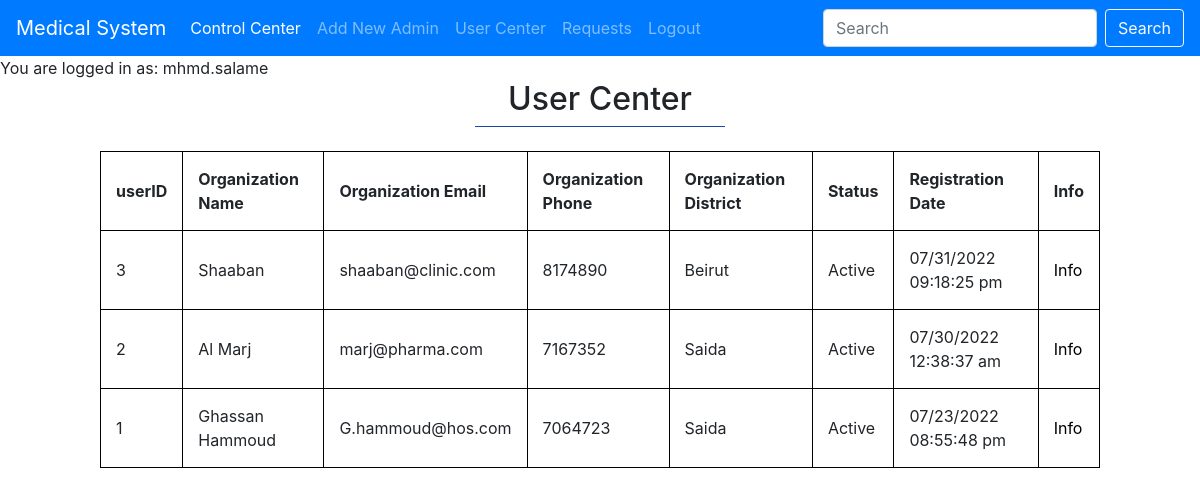
/usercenter.php (signed in), run on the app's committed database.
### tables this page shows
CREATE TABLE `userinfo` (
  `userID` int(11) NOT NULL,
  `username` varchar(60) NOT NULL,
  `name` varchar(25) NOT NULL,
  `email` varchar(30) NOT NULL,
  `phonenumber` int(11) NOT NULL,
  `ownername` varchar(30) NOT NULL,
  `owneremail` varchar(30) NOT NULL,
  `ownerphone` int(11) NOT NULL,
  `address` varchar(200) NOT NULL,
  `district` varchar(20) NOT NULL,
  `type` varchar(15) NOT NULL,
  `certificateimgName` varchar(30) NOT NULL,
  `status` varchar(15) NOT NULL,
  `registration_date` varchar(50) NOT NULL,
  `password` varchar(30) NOT NULL
);

### usercenter.php (the view, shortened to what this page needs)
<?php include 'incs/adnav.php'; ?>
<?php include 'incs/adsession.php'; ?>
<!DOCTYPE html>
<html lang="en">
<head>
    <link rel="stylesheet" href="css/viewissue.css">
</head>
<body>
<br>
    <center>
        <div class="bordb">
            <h2>User Center</h2>
        </div>
    </center>
    <br>
    <center>
    <table>
        <tr>
            <th>userID</th>
            <th>Organization Name</th>
            <th>Organization Email</th>
            <th>Organization Phone</th>
            <th>Organization District</th>
            <th>Status</th>
            <th>Registration Date</th>
            <th>Info</th>
        </tr>
    <?php
        include 'incs/connection.php';
        $sql = "SELECT * FROM userinfo WHERE status='active' or status='disabled' ORDER BY userID DESC";
        if($result = mysqli_query($con,$sql)){
            while($row = mysqli_fetch_assoc($result)){
                echo    "<tr>
                            <td>".$row['userID']."</td>
                            <td>".$row['name']."</td>
                            <td>".$row['email']."</td>
                            <td>".$row['phonenumber']."</td>
                            <td>".$row['district']."</td>
                            <td>".$row['status']."</td>
                            <td>".$row['registration_date']."</td>
                            <td><a href=userdetails.php?id=".$row['userID'].">Info</a></td>
                         </tr>";
            }
        }
    ?>
    </table>
    </center>
</body>
</html>

### incs/adnav.php (shortened to what this page needs)
<!DOCTYPE html>
<html lang="en">
<head>
    <link rel="stylesheet" href="https://maxcdn.bootstrapcdn.com/bootstrap/4.5.2/css/bootstrap.min.css">
</head>
<body>
<nav class="navbar navbar-expand-lg navbar-dark bg-primary sticky-top">
  <a class="navbar-brand" href="adcontrolcenter.php">Medical System</a>
  <div class="collapse navbar-collapse" id="navbarSupportedContent">
    <ul class="navbar-nav mr-auto">
    <li class="nav-item active">
        <a class="nav-link" href="adcontrolcenter.php">Control Center<span class="sr-only">(current)</span></a>
      </li>
      <li class="nav-item">
        <a class="nav-link" href="addnewadmin.php">Add New Admin</a>
      </li>
      <li class="nav-item">
        <a class="nav-link" href="usercenter.php">User Center</a>
      </li>
	  <li class="nav-item">
        <a class="nav-link" href="registrationCenter.php">Requests</a>
      </li>
      <li class="nav-item">
        <a class="nav-link" href="actions/adlogout.php">Logout</a>
      </li>
    </ul>
    <form class="form-inline my-2 my-lg-0" method="post" action="view.php">
      <input type="text" name="search" class="form-control mr-sm-2" placeholder="Search" aria-label="Search">
      <button class="btn btn-outline-light my-2 my-sm-0" type="submit">Search</button>
    </form>
  </div>
</nav>
</body>
</html>

### incs/adsession.php
<?php
if(!isset($_SESSION['sess']))
    header("location:adlogin.php");
else
    echo"You are logged in as: " .$_SESSION['sess'];
?>

### css/viewissue.css (style rules this page uses)
th,td { padding: 15px; border: 1px solid black; }
table { width: 1000px; }
table a { color: #000; }
table a { text-decoration: none; }
.bordb { border-bottom: 1px solid rgb(23, 74, 168); width: 250px; }

### data on the page
userinfo: userID "3", name "Shaaban", email "shaaban@clinic.com", phonenumber "8174890", district "Beirut", status "Active", registration_date "07/31/2022 09:18:25 pm"
userinfo: userID "2", name "Al Marj", email "marj@pharma.com", phonenumber "7167352", district "Saida", status "Active", registration_date "07/30/2022 12:38:37 am"
userinfo: userID "1", name "Ghassan Hammoud", email "G.hammoud@hos.com", phonenumber "7064723", district "Saida", status "Active", registration_date "07/23/2022 08:55:48 pm"

### other printed values
$_SESSION['sess'] "mhmd.salame"
